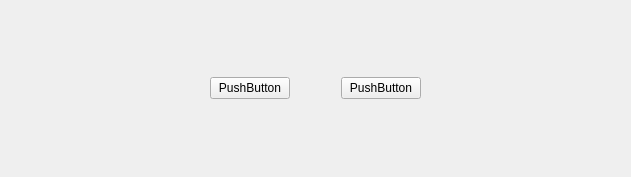
<?xml version="1.0" encoding="UTF-8"?>
<ui version="4.0">
 <class>ButtonGroup</class>
 <widget class="QWidget" name="ButtonGroup">
  <property name="geometry">
   <rect>
    <x>0</x>
    <y>0</y>
    <width>631</width>
    <height>177</height>
   </rect>
  </property>
  <property name="windowTitle">
   <string>Form</string>
  </property>
  <layout class="QHBoxLayout" name="horizontalLayout">
   <property name="spacing">
    <number>0</number>
   </property>
   <property name="leftMargin">
    <number>0</number>
   </property>
   <property name="topMargin">
    <number>0</number>
   </property>
   <property name="rightMargin">
    <number>0</number>
   </property>
   <property name="bottomMargin">
    <number>0</number>
   </property>
   <item>
    <widget class="QStackedWidget" name="stackedWidget">
     <property name="currentIndex">
      <number>2</number>
     </property>
     <widget class="QWidget" name="startPage">
      <layout class="QHBoxLayout" name="horizontalLayout_3">
       <item>
        <spacer name="horizontalSpacer_3">
         <property name="orientation">
          <enum>Qt::Horizontal</enum>
         </property>
         <property name="sizeHint" stdset="0">
          <size>
           <width>248</width>
           <height>20</height>
          </size>
         </property>
        </spacer>
       </item>
       <item>
        <widget class="MyButton" name="start">
         <property name="text">
          <string>PushButton</string>
         </property>
        </widget>
       </item>
       <item>
        <spacer name="horizontalSpacer_4">
         <property name="orientation">
          <enum>Qt::Horizontal</enum>
         </property>
         <property name="sizeHint" stdset="0">
          <size>
           <width>248</width>
           <height>20</height>
          </size>
         </property>
        </spacer>
       </item>
      </layout>
     </widget>
     <widget class="QWidget" name="playCardPage">
      <layout class="QHBoxLayout" name="horizontalLayout_2">
       <item>
        <spacer name="horizontalSpacer">
         <property name="orientation">
          <enum>Qt::Horizontal</enum>
         </property>
         <property name="sizeHint" stdset="0">
          <size>
           <width>248</width>
           <height>20</height>
          </size>
         </property>
        </spacer>
       </item>
       <item>
        <widget class="MyButton" name="playCard">
         <property name="text">
          <string>PushButton</string>
         </property>
        </widget>
       </item>
       <item>
        <spacer name="horizontalSpacer_2">
         <property name="orientation">
          <enum>Qt::Horizontal</enum>
         </property>
         <property name="sizeHint" stdset="0">
          <size>
           <width>248</width>
           <height>20</height>
          </size>
         </property>
        </spacer>
       </item>
      </layout>
     </widget>
     <widget class="QWidget" name="PassOrPlayPage">
      <layout class="QHBoxLayout" name="horizontalLayout_4">
       <item>
        <spacer name="horizontalSpacer_5">
         <property name="orientation">
          <enum>Qt::Horizontal</enum>
         </property>
         <property name="sizeHint" stdset="0">
          <size>
           <width>171</width>
           <height>20</height>
          </size>
         </property>
        </spacer>
       </item>
       <item>
        <widget class="MyButton" name="pass">
         <property name="text">
          <string>PushButton</string>
         </property>
        </widget>
       </item>
       <item>
        <spacer name="horizontalSpacer_6">
         <property name="orientation">
          <enum>Qt::Horizontal</enum>
         </property>
         <property name="sizeType">
          <enum>QSizePolicy::Fixed</enum>
         </property>
         <property name="sizeHint" stdset="0">
          <size>
           <width>45</width>
           <height>15</height>
          </size>
         </property>
        </spacer>
       </item>
       <item>
        <widget class="MyButton" name="playCard1">
         <property name="text">
          <string>PushButton</string>
         </property>
        </widget>
       </item>
       <item>
        <spacer name="horizontalSpacer_7">
         <property name="orientation">
          <enum>Qt::Horizontal</enum>
         </property>
         <property name="sizeHint" stdset="0">
          <size>
           <width>170</width>
           <height>20</height>
          </size>
         </property>
        </spacer>
       </item>
      </layout>
     </widget>
     <widget class="QWidget" name="callLordPage">
      <layout class="QHBoxLayout" name="horizontalLayout_5">
       <item>
        <spacer name="horizontalSpacer_8">
         <property name="orientation">
          <enum>Qt::Horizontal</enum>
         </property>
         <property name="sizeHint" stdset="0">
          <size>
           <width>23</width>
           <height>20</height>
          </size>
         </property>
        </spacer>
       </item>
       <item>
        <widget class="MyButton" name="giveup">
         <property name="text">
          <string>PushButton</string>
         </property>
        </widget>
       </item>
       <item>
        <spacer name="horizontalSpacer_9">
         <property name="orientation">
          <enum>Qt::Horizontal</enum>
         </property>
         <property name="sizeType">
          <enum>QSizePolicy::Fixed</enum>
         </property>
         <property name="sizeHint" stdset="0">
          <size>
           <width>40</width>
           <height>10</height>
          </size>
         </property>
        </spacer>
       </item>
       <item>
        <widget class="MyButton" name="oneScore">
         <property name="text">
          <string>PushButton</string>
         </property>
        </widget>
       </item>
       <item>
        <spacer name="horizontalSpacer_10">
         <property name="orientation">
          <enum>Qt::Horizontal</enum>
         </property>
         <property name="sizeType">
          <enum>QSizePolicy::Fixed</enum>
         </property>
         <property name="sizeHint" stdset="0">
          <size>
           <width>40</width>
           <height>10</height>
          </size>
         </property>
        </spacer>
       </item>
       <item>
        <widget class="MyButton" name="twoScore">
         <property name="text">
          <string>PushButton</string>
         </property>
        </widget>
       </item>
       <item>
        <spacer name="horizontalSpacer_11">
         <property name="orientation">
          <enum>Qt::Horizontal</enum>
         </property>
         <property name="sizeType">
          <enum>QSizePolicy::Fixed</enum>
         </property>
         <property name="sizeHint" stdset="0">
          <size>
           <width>40</width>
           <height>10</height>
          </size>
         </property>
        </spacer>
       </item>
       <item>
        <widget class="MyButton" name="threeScore">
         <property name="text">
          <string>PushButton</string>
         </property>
        </widget>
       </item>
       <item>
        <spacer name="horizontalSpacer_12">
         <property name="orientation">
          <enum>Qt::Horizontal</enum>
         </property>
         <property name="sizeHint" stdset="0">
          <size>
           <width>23</width>
           <height>20</height>
          </size>
         </property>
        </spacer>
       </item>
      </layout>
     </widget>
     <widget class="QWidget" name="nullPage"/>
    </widget>
   </item>
  </layout>
 </widget>
 <customwidgets>
  <customwidget>
   <class>MyButton</class>
   <extends>QPushButton</extends>
   <header>mybutton.h</header>
  </customwidget>
 </customwidgets>
 <resources/>
 <connections/>
</ui>
